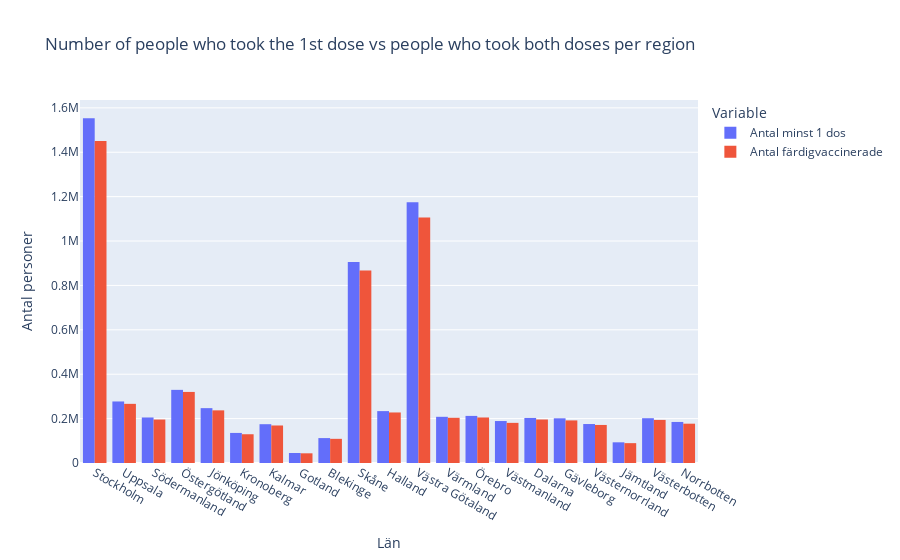

The code cell stored with this chart in its notebook:
### Markdown cell above
- f) Rita ett stapeldiagram med län i x-axeln och staplar för befolkning > 16år, antal minst 1 dos och antal
färdigvaccinerade.

### Code cell
#taking away the data that concerns 16-17 old people 
vaccin_older_than_16 = vaccin[vaccin["Ålder"]!="16-17"]

#plotting the figure
fig = px.histogram(data_frame=vaccin_older_than_16,
                    x="Län_namn",
                    y=["Antal minst 1 dos","Antal färdigvaccinerade"],
                    barmode= "group",
                    labels = {"variable":"Variable",
                                "sum of value":"Amount of people",
                                "Län_namn":"Län",
                                "Antal minst 1 dos":"People who took at least 1 dose", 
                                "Antal färdigvaccinerade":"People who took both doses"},
                    title = "Number of people who took the 1st dose vs people who took both doses per region"
                    )
fig.update_layout(yaxis_title="Antal personer")
fig.show()

#saving the figure
fig.write_html("Visualiseringar/Upp2_f_Number_of_people_who_took_the_1st_dose_vs_people_who_took_both_doses_per_region.html")

### Figure 1 — Plotly figure (JSON) as saved in the notebook; plotly's stock layout.template omitted (floating-point values rounded to 4 significant figures; data arrays with more than 128 entries replaced by an {"elided": "..."} marker saying what was removed)
{"data": [{"alignmentgroup": "True", "bingroup": "x", "histfunc": "sum", "hovertemplate": "Variable=Antal minst 1 dos<br>Län=%{x}<br>sum of value=%{y}<extra></extra>", "legendgroup": "Antal minst 1 dos", "marker": {"color": "#636efa", "pattern": {"shape": ""}}, "name": "Antal minst 1 dos", "offsetgroup": "Antal minst 1 dos", "orientation": "v", "showlegend": true, "type": "histogram", "x": {"elided": "2320 str values"}, "xaxis": "x", "y": {"elided": "2320 int values"}, "yaxis": "y"}, {"alignmentgroup": "True", "bingroup": "x", "histfunc": "sum", "hovertemplate": "Variable=Antal färdigvaccinerade<br>Län=%{x}<br>sum of value=%{y}<extra></extra>", "legendgroup": "Antal färdigvaccinerade", "marker": {"color": "#EF553B", "pattern": {"shape": ""}}, "name": "Antal färdigvaccinerade", "offsetgroup": "Antal färdigvaccinerade", "orientation": "v", "showlegend": true, "type": "histogram", "x": {"elided": "2320 str values"}, "xaxis": "x", "y": {"elided": "2320 int values"}, "yaxis": "y"}], "layout": {"barmode": "group", "legend": {"title": {"text": "Variable"}, "tracegroupgap": 0}, "title": {"text": "Number of people who took the 1st dose vs people who took both doses per region"}, "xaxis": {"anchor": "y", "domain": [0, 1], "title": {"text": "Län"}}, "yaxis": {"anchor": "x", "domain": [0, 1], "title": {"text": "Antal personer"}}}}
